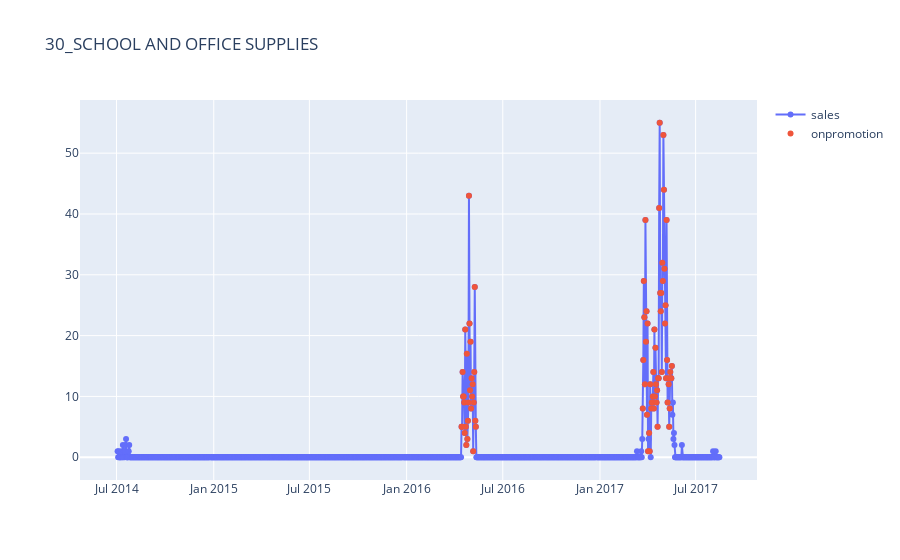

The code cell stored with this chart in its notebook:
### Code cell
# Exploring other combs with very low avg sales value
# ['16_SCHOOL AND OFFICE SUPPLIES',
#  '30_SCHOOL AND OFFICE SUPPLIES',
#  '32_SCHOOL AND OFFICE SUPPLIES',
#  '33_SCHOOL AND OFFICE SUPPLIES',
#  '35_SCHOOL AND OFFICE SUPPLIES',
#  '36_SCHOOL AND OFFICE SUPPLIES',
#  '40_SCHOOL AND OFFICE SUPPLIES',
#  '50_SCHOOL AND OFFICE SUPPLIES', # High values are explained by promo
#  '54_SCHOOL AND OFFICE SUPPLIES'] # High values are explained by promo

comb_onpromo = '30_SCHOOL AND OFFICE SUPPLIES'

plt.figure(figsize=(20, 6))
plt.plot(train_proc_sales[train_proc_sales['comb']==comb_onpromo]['onpromotion'], 
train_proc_sales[train_proc_sales['comb']==comb_onpromo]['sales'], marker='o', linewidth=0)
plt.xlabel('Number of items on promotion')
plt.ylabel('sales')
plt.title('onpromotion vs. sales')
plt.show()

plt.figure(figsize=(20, 6))
plt.plot(train_proc_sales[train_proc_sales['comb']==comb_onpromo]['date'], 
train_proc_sales[train_proc_sales['comb']==comb_onpromo]['onpromotion'], marker='o', linewidth=0)
plt.xlabel('date')
plt.ylabel('onpromotion')
plt.title('Number of items on promotion')
plt.show()

df_plot = train_proc_sales[train_proc_sales['comb']==comb_onpromo].copy()
df_plot = df_plot[df_plot['date']>=df_plot[df_plot['sales']!=0]['date'].min()].copy()
df_plot['date'] = pd.to_datetime(df_plot['date'])

fig = go.Figure()
fig.add_trace(go.Scatter(x=df_plot['date'],
y=df_plot['sales'],
name='sales',
mode='lines+markers',
text=df_plot['date'].dt.strftime('%b %d, %Y, %a'),
hovertemplate='%{text}, %{y:.2f}'))
fig.add_trace(go.Scatter(x=df_plot[df_plot['onpromotion']>0]['date'],
y=df_plot[df_plot['onpromotion']>0]['sales'],
name='onpromotion',
mode='markers',
text=df_plot[df_plot['onpromotion']>0]['onpromotion'],
hovertemplate='%{x}, %{text}, %{y:.2f}'))
fig.update_layout(title=comb_onpromo)
fig.show()

# Some items are on promotion on all dates towards from Apr 2016 but more 
# than 100 items are on promotion only on tuesdays and because of this there is high sales on tuesday

### Figure 1 — Plotly figure (JSON) as saved in the notebook; plotly's stock layout.template omitted (floating-point values rounded to 4 significant figures; data arrays with more than 128 entries replaced by an {"elided": "..."} marker saying what was removed)
{"data": [{"hovertemplate": "%{text}, %{y:.2f}", "mode": "lines+markers", "name": "sales", "text": {"elided": "1137 str values"}, "type": "scatter", "x": {"elided": "1137 str values"}, "y": {"elided": "1137 int values"}}, {"hovertemplate": "%{x}, %{text}, %{y:.2f}", "mode": "markers", "name": "onpromotion", "text": [2, 3, 4, 4, 3, 3, 2, 3, 2, 1, 4, 1, 3, 2, 3, 3, 8, 8, 2, 3, 2, 3, 1, 6, 5, 4, 2, 3, 3, 3, 4, 4, 4, 1, 1, 4, 2, 3, 1, 2, 1, 5, 2, 4, 1, 4, 6, 3, 3, 4, 4, 4, 2, 3, 2, 3, 4, 7, 8, 4, 4, 4, 4, 6, 7, 9, 7, 2, 4, 2, 2, 6, 5, 2, 3, 3, 3, 2, 4, 3, 3, 3], "type": "scatter", "x": ["2016-04-14T00:00:00", "2016-04-15T00:00:00", "2016-04-16T00:00:00", "2016-04-17T00:00:00", "2016-04-18T00:00:00", "2016-04-19T00:00:00", "2016-04-20T00:00:00", "2016-04-21T00:00:00", "2016-04-22T00:00:00", "2016-04-23T00:00:00", "2016-04-24T00:00:00", "2016-04-25T00:00:00", "2016-04-26T00:00:00", "2016-04-27T00:00:00", "2016-04-28T00:00:00", "2016-04-29T00:00:00", "2016-04-30T00:00:00", "2016-05-01T00:00:00", "2016-05-02T00:00:00", "2016-05-03T00:00:00", "2016-05-04T00:00:00", "2016-05-05T00:00:00", "2016-05-06T00:00:00", "2016-05-07T00:00:00", "2016-05-08T00:00:00", "2016-05-09T00:00:00", "2016-05-10T00:00:00", "2016-05-11T00:00:00", "2017-03-23T00:00:00", "2017-03-24T00:00:00", "2017-03-25T00:00:00", "2017-03-26T00:00:00", "2017-03-27T00:00:00", "2017-03-28T00:00:00", "2017-03-29T00:00:00", "2017-03-30T00:00:00", "2017-03-31T00:00:00", "2017-04-01T00:00:00", "2017-04-02T00:00:00", "2017-04-04T00:00:00", "2017-04-05T00:00:00", "2017-04-06T00:00:00", "2017-04-08T00:00:00", "2017-04-09T00:00:00", "2017-04-10T00:00:00", "2017-04-11T00:00:00", "2017-04-12T00:00:00", "2017-04-13T00:00:00", "2017-04-14T00:00:00", "2017-04-15T00:00:00", "2017-04-16T00:00:00", "2017-04-17T00:00:00", "2017-04-18T00:00:00", "2017-04-19T00:00:00", "2017-04-20T00:00:00", "2017-04-21T00:00:00", "2017-04-22T00:00:00", "2017-04-23T00:00:00", "2017-04-24T00:00:00", "2017-04-25T00:00:00", "2017-04-26T00:00:00", "2017-04-27T00:00:00", "2017-04-28T00:00:00", "2017-04-29T00:00:00", "2017-04-30T00:00:00", "2017-05-01T00:00:00", "2017-05-02T00:00:00", "2017-05-03T00:00:00", "2017-05-04T00:00:00", "2017-05-05T00:00:00", "2017-05-06T00:00:00", "2017-05-07T00:00:00", "2017-05-08T00:00:00", "2017-05-09T00:00:00", "2017-05-10T00:00:00", "2017-05-11T00:00:00", "2017-05-12T00:00:00", "2017-05-13T00:00:00", "2017-05-14T00:00:00", "2017-05-15T00:00:00", "2017-05-16T00:00:00", "2017-05-17T00:00:00"], "y": [5, 5, 14, 10, 10, 9, 4, 21, 5, 2, 17, 3, 6, 9, 43, 22, 11, 19, 8, 13, 10, 12, 1, 9, 14, 28, 6, 5, 8, 16, 29, 23, 12, 39, 19, 24, 7, 22, 1, 4, 1, 12, 8, 9, 9, 10, 14, 8, 21, 10, 18, 12, 9, 11, 5, 13, 13, 41, 55, 27, 24, 27, 14, 32, 29, 53, 44, 31, 22, 25, 13, 39, 16, 9, 13, 12, 5, 8, 14, 13, 13, 15]}], "layout": {"title": {"text": "30_SCHOOL AND OFFICE SUPPLIES"}}}
